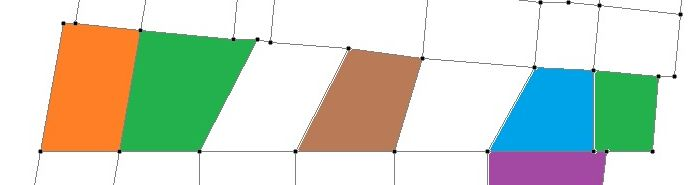
#> input picture img1.jfif, 696 x 185 px
$ jupyter execute polygon_node_challenge.ipynb
#> lines starting #> are read from the running program, lines starting #| are printed output that depends on the picture; after the words box and inside, x2 and y2 are one past the last pixel; in counts of white or black regions, pixels touching at a corner belong together
<a href="https://colab.research.google.com/github/Avenger-py/Polygon-VLM-Challenge/blob/main/polygon_node_challenge.ipynb" target="_parent"></a>

[cell 1]
import numpy as np
import cv2
import json
import matplotlib.pyplot as plt
import os

## Utils

[cell 2]
import string


def show_image(cv2_img):
    img = cv2.cvtColor(cv2_img, cv2.COLOR_BGR2RGB)
    plt.imshow(img)
    plt.axis("off")
    plt.show()


def puttext_white_bg_new(text, img, org):
    """Put text on image"""
    height, width = img.shape[:2]

    diagonal = np.sqrt(height**2 + width**2)

    thickness_ratio = 0.002

    font_scale = diagonal * 0.0008

    # Calculate thickness based on diagonal
    thickness = max(1, int(diagonal * thickness_ratio))

    text_size = cv2.getTextSize(text, cv2.FONT_HERSHEY_SIMPLEX, font_scale, thickness)[0]

    # Calculate the coordinates of the white rectangle
    x, y = org
    width, height = text_size

    x1 = x - int(width * 0.2)
    y1 = y - height - int(height * 0.2)
    x2 = x + width + int(width * 0.2)
    y2 = y + int(height * 0.2)

    # Draw the white rectangle & put text
    cv2.rectangle(img, (x1, y1), (x2, y2), (255, 255, 255), -1)
    cv2.putText(img, text, org, cv2.FONT_HERSHEY_SIMPLEX, font_scale, (0, 0, 0), thickness, cv2.LINE_AA)


def euclidean_distance(point1, point2):
    return np.sqrt(np.sum((point1 - point2)**2))


def detect_edges(image_path, method='canny', vis=False):
    """Canny edge detector """
    image = cv2.imread(image_path)

    # Convert to grayscale
    gray = cv2.cvtColor(image, cv2.COLOR_BGR2GRAY)

    # Canny edge detection
    # Parameters: image, lower threshold, upper threshold
    # gray = cv2.GaussianBlur(gray, ksize=(3,3), sigmaX=0)
    edges = cv2.Canny(gray, 30, 200)
    edges = cv2.GaussianBlur(edges, ksize=(5,5), sigmaX=0)


    if vis:
        plt.figure(figsize=(12,4))

        # Original image
        plt.subplot(131)
        plt.title('Original Image')
        plt.imshow(cv2.cvtColor(image, cv2.COLOR_BGR2RGB))
        plt.axis('off')

        # Grayscale image
        plt.subplot(132)
        plt.title('Grayscale')
        plt.imshow(gray, cmap='gray')
        plt.axis('off')

        # Edges
        plt.subplot(133)
        plt.title(f'{method.capitalize()} Edges')
        plt.imshow(edges, cmap='gray')
        plt.axis('off')

        plt.tight_layout()
        plt.show()

    return image, edges


def int_to_alpha(num):
    """Converts an integer to its corresponding alphabetical representation."""

    if not isinstance(num, int) or num < 1:
        raise ValueError("Input must be a positive integer.")

    alphabet = string.ascii_uppercase
    result = ''
    while num > 0:
        num, remainder = divmod(num - 1, 26)  # Adjust for 0-based indexing
        result = alphabet[remainder] + result

    return result

[cell 3]
img1 = cv2.imread("img1.jfif")
#> img1 is the input picture: shape (185, 696, 3); mean B, G, R 198.2, 213.4, 203.7
img2 = cv2.imread("img2.jfif")
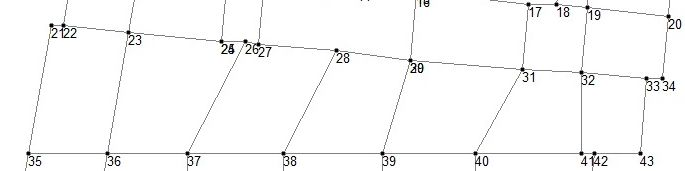
#> input picture img2.jfif, 685 x 171 px
#> img2 is the input picture: shape (171, 685, 3); mean B, G, R 248.4, 248.5, 248.4
show_image(img1)
show_image(img2)

## Polygon detection

[cell 4]
# Detect edges first
image, edges = detect_edges('img1.jfif')
#> in detect_edges, `gray = cv2.cvtColor(image, cv2.COLOR_BGR2GRAY)`:
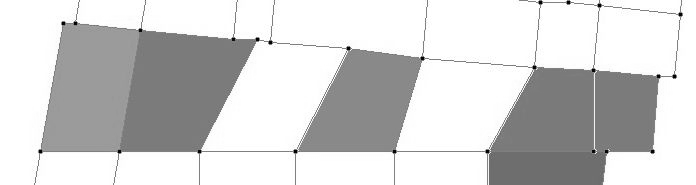
#> gray: shape (185, 696); min 0, max 255, mean 208.7
#> in detect_edges, `edges = cv2.Canny(gray, 30, 200)`:
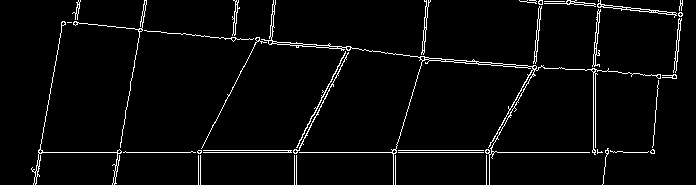
#> edges: shape (185, 696); 3.6% white in thin lines or dots
#> in detect_edges, `edges = cv2.GaussianBlur(edges, ksize=(5,5), sigmaX=0)`:
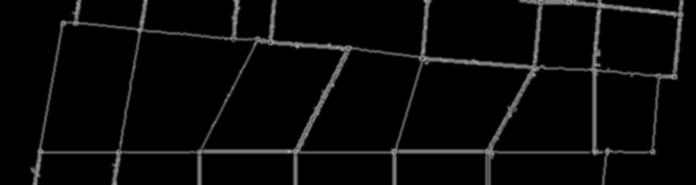
#> edges: shape (185, 696); min 0, max 175, mean 9.2
image2 = cv2.imread("img2.jfif")


# Invert edge mask for better contour detection
edges_inverse = ((edges == 0) * 255).astype(np.uint8)
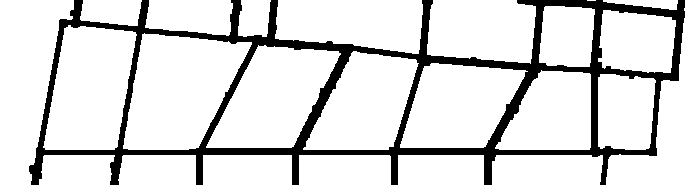
#> edges_inverse: shape (185, 696); 85.3% white; 1 black region
empty_img = np.zeros(edges.shape).astype(edges.dtype)
# show_image(edges_inverse)
contours, _ = cv2.findContours(edges_inverse,  cv2.RETR_EXTERNAL, cv2.CHAIN_APPROX_SIMPLE)
#> contours = 24 contours, 1 with area under 20; largest, box (x1, y1, x2, y2) and area: (123, 33, 252, 150) 10260, (43, 25, 137, 150) 8728, (0, 0, 74, 185) 8672, (206, 45, 341, 148) 8438, (400, 63, 528, 148) 7606


# Save polygon points and label each polygon using alphabets
poly_dict = {}
count = 0
for contour in contours:
    epsilon = 0.04 * cv2.arcLength(contour, True)
    approx = cv2.approxPolyDP(contour, epsilon, True)
    # Only consider countours with corners between 3 and 5
    if len(approx) > 3 and len(approx) <=5:
        count+=1
        # print(len(approx))
        # print(approx.shape)
        cv2.drawContours(empty_img, [contour], 0, [255,255,255], 2)
        # print(count)
        centroid = np.mean(approx[:, 0, :], axis=0).astype(np.int32)
        poly_dict[int_to_alpha(count)] = contour
        puttext_white_bg_new(int_to_alpha(count), image, (centroid[0], centroid[1]))
        puttext_white_bg_new(int_to_alpha(count), image2, (centroid[0], centroid[1]))
#> this loop made 24 passes
#> (epsilon, approx) on passes 1, 5, 6, 9, 10, 12, 13: (11.09, [[492, 161], [492, 184], [599, 184], [602, 155]]), (8.34, [[122, 156], [119, 184], [195, 184], [195, 155]]), (8.28, [[43, 156], [39, 184], [109, 184], [114, 155]]), (15.22, [[424, 66], [400, 147], [485, 146], [527, 71]]), (15.19, [[416, 60], [353, 51], [303, 149], [393, 146]]), (17.67, [[144, 33], [123, 148], [198, 147], [251, 42]]), (16.21, [[68, 25], [43, 147], [114, 149], [136, 34]])
#> (epsilon, approx) on passes 2, 3, 4, 7, 8, 11: (9.12, [[398, 155], [398, 184], [483, 184], [483, 155]]), (9.58, [[299, 155], [299, 184], [390, 184], [389, 155]]), (9.36, [[203, 155], [203, 184], [291, 184], [291, 155]]), (10.48, [[600, 74], [598, 146], [648, 148], [655, 80]]), (12.96, [[495, 147], [589, 149], [590, 74], [541, 70]]), (16.59, [[340, 53], [258, 45], [206, 147], [293, 146]])
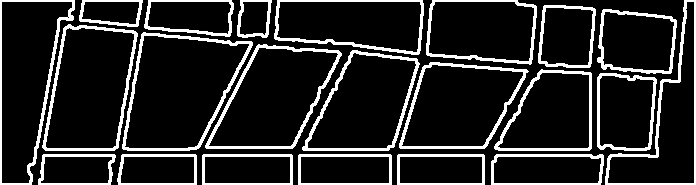
#> empty_img: shape (185, 696); 15% white; 22 white regions, largest, box (x1, y1, x2, y2) and area: (122, 32, 253, 151) 1386, (605, 0, 696, 185) 1351, (205, 44, 342, 149) 1314

show_image(empty_img)
show_image(image)
#> in show_image (call 4), `img = cv2.cvtColor(cv2_img, cv2.COLOR_BGR2RGB)`:
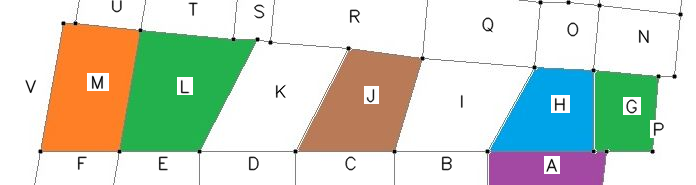
#> img: shape (185, 696, 3); mean R, G, B 204.2, 213.4, 198.7
show_image(image2)

[cell 5]
cv2.imwrite("polygon_map_input_img.jpg", image2)
cv2.imwrite("labelled_polygon.jpg", image)
#> Out = True

## Corner Detection

[cell 6]
img = cv2.imread('img1.jfif')
gray = cv2.cvtColor(img, cv2.COLOR_BGR2GRAY)


corners = cv2.goodFeaturesToTrack(gray, 30, 0.08, 10)
corners = np.int0(corners)

# Draw the corners on the image
for corner in corners:
    x, y = corner.ravel()
    cv2.circle(image, (x, y), 4, (0, 0, 0), -1)
#> this loop made 25 passes
#> corner on passes 1 to 12: [[600, 5]], [[571, 2]], [[679, 14]], [[532, 67]], [[671, 76]], [[538, 2]], [[270, 39]], [[593, 68]], [[294, 151]], [[486, 151]], [[62, 22]], [[394, 153]]
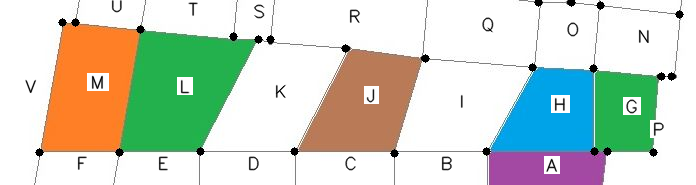
#> image: shape (185, 696, 3); mean B, G, R 197.2, 211.8, 202.6

# Visualize corners
show_image(image)

[cell 7]
# cv2.imwrite("labelled_corners.jpg", image)

## Corner to polygon mapping

[cell 8]
# Detect and link nodes to each polygon ID
min_dist_threshhold = 15


def corner_to_polygon_mapping(corners, poly_dict, min_dist_threshold):
    """
    Logic:
      If distance between detected polygon point and detected corner point < threshold, then, corner is mapped to that polygon
    Returns:
      Dict: Num corners for each polygon ID

    Note: Fixing number of corner/nodes for each polygon avoids hallucination in VLM later
    """
#> called with corners = array of shape (25, 1, 2), min_dist_threshold = 15
    corner_count = {}

    for corner in corners:
        point1 = corner.ravel()
        for key in poly_dict:
            # print(poly_dict[key])
            min_dist = float('inf')
            for corner2 in poly_dict[key]:
                point2 = corner2.ravel()
                dist = euclidean_distance(point1, point2)
                if dist < min_dist:
                    min_dist = dist
                    # closest_point = corner2
            if min_dist < min_dist_threshold:
                corner_count[key] = corner_count.get(key, 0) + 1
                # print(euclidean_distance(point1, point2))
            # print(min_dist)

    return corner_count

corner_count = corner_to_polygon_mapping(corners, poly_dict, min_dist_threshhold)
corner_count
